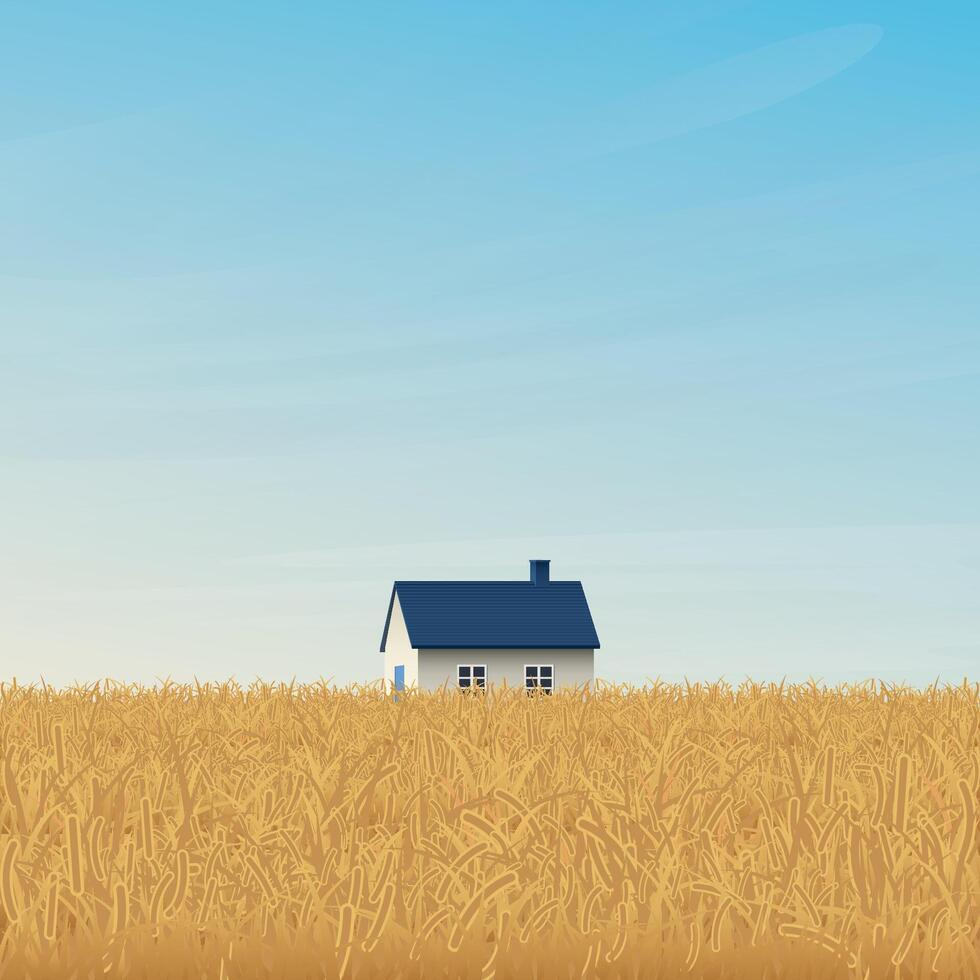
#> input picture project 2/project 2/country.jpg, 980 x 980 px, found by its file name
$ python imageaddsub.py
#> lines starting #> are read from the running program, lines starting #| are printed output that depends on the picture
import cv2

country = cv2.imread(r"C:\Users\koval\Desktop\jetlearn python\open cv\project 2\country.jpg")
#> country is the input picture: shape (980, 980, 3); mean B, G, R 179.4, 192.3, 176.9
goat = cv2.imread(r"C:\Users\koval\Desktop\jetlearn python\open cv\project 2\goat.jpg")
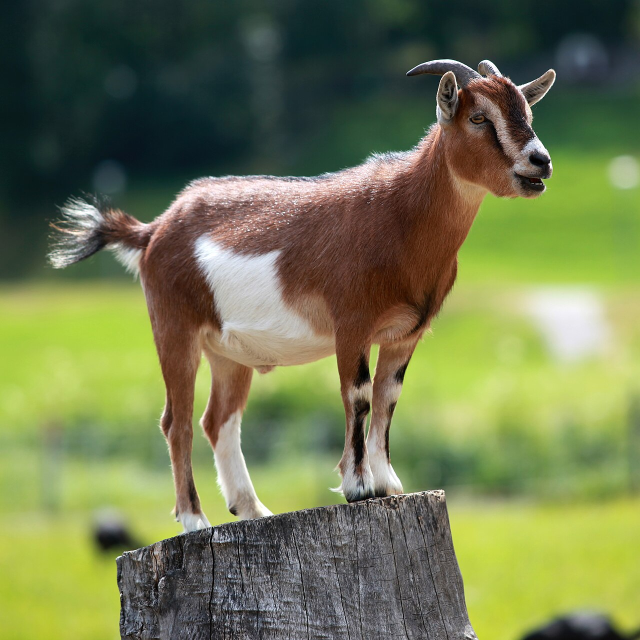
#> input picture project 2/project 2/goat.jpg, 1280 x 1280 px, found by its file name (shown at 1/2 size)
#> goat is the input picture: shape (1280, 1280, 3); mean B, G, R 79.1, 120.9, 112.5
country = cv2.resize(country,(goat.shape[1],goat.shape[0]))
#> country: shape (1280, 1280, 3)

'''
#subtract pixel values from one another
subtract = cv2.subtract(goat,country)
cv2.imshow("screen",subtract)

#adding pixel values from both images
addition = cv2.add(country,goat)
cv2.imshow("screen",addition)
cv2.waitKey(0)

#mixing images smoothly
blend = cv2.addWeighted(country,0.9,goat,0.1,0)
cv2.imshow("screen",blend)
cv2.waitKey(0)

#converting image to greyscale
greyscale = cv2.cvtColor(goat,cv2.COLOR_BGR2GRAY)
cv2.imshow("screen",greyscale)
cv2.waitKey(0)

#outline
outline = cv2.Canny(goat,100,5)
cv2.imshow("outlined",outline)
cv2.waitKey(0)
'''

#blurring
gaussianblur = cv2.GaussianBlur(goat,(101,101),0)
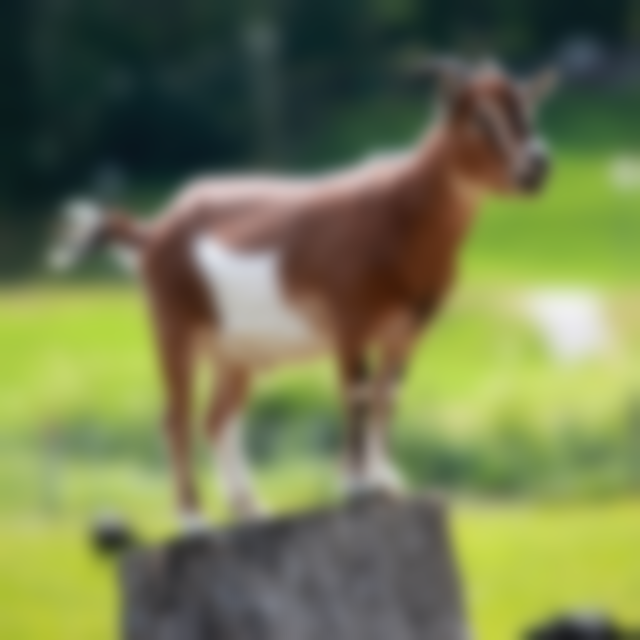
#> gaussianblur: shape (1280, 1280, 3) (shown at 1/2 size); mean B, G, R 79.1, 120.9, 112.5
cv2.imshow("blurred",gaussianblur)
cv2.waitKey(0)

medianblur = cv2.medianBlur(goat,(101))
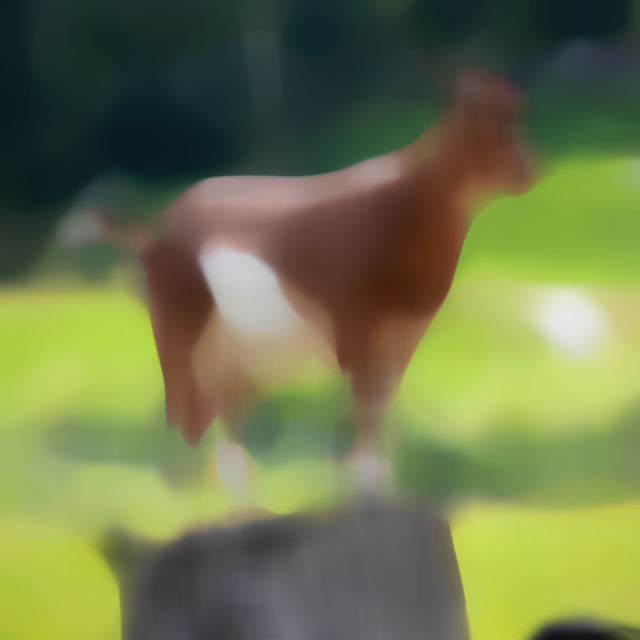
#> medianblur: shape (1280, 1280, 3) (shown at 1/2 size); mean B, G, R 75.2, 119.5, 110.8
cv2.imshow("blurred",medianblur)
cv2.waitKey(0)
